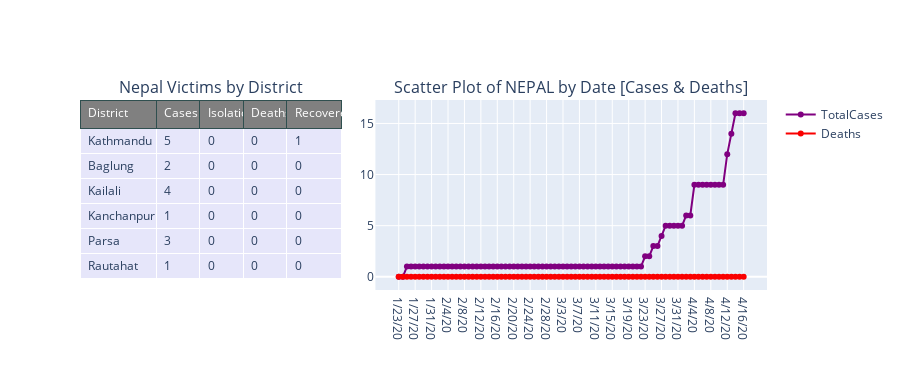

Source (notebook cell):
### Markdown cell above
# District & Municipality Victims of Nepal

### Code cell
#widget-table-final
#table of data
df2 = pd.read_csv('test_data_cases.csv')
df1 = df2[['district','cases','isolation','death','recovered']]
#graph
death_df = pd.read_csv('https://raw.githubusercontent.com/CSSEGISandData/COVID-19/master/csse_covid_19_data/csse_covid_19_time_series/time_series_covid19_deaths_global.csv')
confirmed_df = pd.read_csv('https://raw.githubusercontent.com/CSSEGISandData/COVID-19/master/csse_covid_19_data/csse_covid_19_time_series/time_series_covid19_confirmed_global.csv')
#column name lowercase
confirmed_df.columns = map(str.lower, confirmed_df.columns)
death_df.columns = map(str.lower, death_df.columns)

confirmed_df = confirmed_df.rename(columns={'province/state': 'state', 'country/region': 'country'})
death_df = death_df.rename(columns={'province/state': 'state', 'country/region': 'country'})


x_data=np.array(list(confirmed_df.iloc[:,5:].columns))
y_data_confirmed=np.sum(np.asarray(confirmed_df[confirmed_df['country']=="Nepal"].iloc[:,5:]), axis=0)
y_data_death=np.sum(np.asarray(death_df[death_df['country']=="Nepal"].iloc[:,5:]), axis=0)

#creating subplots
fig = make_subplots(
    rows=2, cols=2,column_widths=[0.4, 0.6],horizontal_spacing=0.05,vertical_spacing=0.10,
    specs=[[{"type":"table","rowspan":2},{"rowspan": 2}],
          [{"type":"table"},None]], 
    subplot_titles=("Nepal Victims by District","Scatter Plot of NEPAL by Date [Cases & Deaths]")
)
fig.add_trace(
    go.Table(
        columnwidth = [35,20,20,20,25],
        header=dict(
            values=["District", "Cases", "Isolation",
                    "Deaths", "Recovered"],
            line_color='darkslategray',
            fill_color='grey',
            font=dict(color='white', size=12),
            align="left"
        ),
        cells=dict(
            values=[df1[k].tolist() for k in df1.columns[0:]],fill_color='lavender',
            font=dict(size=12),
            height=25,
            align = "left")
    ),
    row=1, col=1
)
fig.append_trace(go.Scatter(
    y=y_data_confirmed, x=x_data,
    mode='lines+markers',
    line_color='rgb(128, 0, 128)',
    name='TotalCases',
), 1, 2)
fig.append_trace(go.Scatter(
    y=y_data_death, x=x_data,
    mode='lines+markers',
    line_color='rgb(0.98,0.00,0.00)',
    name='Deaths',
), 1, 2)

fig.update_layout(
    height=400,
    showlegend=False,    
)

fig.show()

### Figure 1 — Plotly figure (JSON) as saved in the notebook; plotly's stock layout.template omitted (floating-point values rounded to 4 significant figures)
{"data": [{"cells": {"align": "left", "fill": {"color": "lavender"}, "font": {"size": 12}, "height": 25, "values": [["Kathmandu", "Baglung", "Kailali", "Kanchanpur", "Parsa", "Rautahat"], [5, 2, 4, 1, 3, 1], [0, 0, 0, 0, 0, 0], [0, 0, 0, 0, 0, 0], [1, 0, 0, 0, 0, 0]]}, "columnwidth": [35, 20, 20, 20, 25], "domain": {"x": [0, 0.38], "y": [0, 1]}, "header": {"align": "left", "fill": {"color": "grey"}, "font": {"color": "white", "size": 12}, "line": {"color": "darkslategray"}, "values": ["District", "Cases", "Isolation", "Deaths", "Recovered"]}, "type": "table"}, {"line": {"color": "rgb(128, 0, 128)"}, "mode": "lines+markers", "name": "TotalCases", "type": "scatter", "x": ["1/23/20", "1/24/20", "1/25/20", "1/26/20", "1/27/20", "1/28/20", "1/29/20", "1/30/20", "1/31/20", "2/1/20", "2/2/20", "2/3/20", "2/4/20", "2/5/20", "2/6/20", "2/7/20", "2/8/20", "2/9/20", "2/10/20", "2/11/20", "2/12/20", "2/13/20", "2/14/20", "2/15/20", "2/16/20", "2/17/20", "2/18/20", "2/19/20", "2/20/20", "2/21/20", "2/22/20", "2/23/20", "2/24/20", "2/25/20", "2/26/20", "2/27/20", "2/28/20", "2/29/20", "3/1/20", "3/2/20", "3/3/20", "3/4/20", "3/5/20", "3/6/20", "3/7/20", "3/8/20", "3/9/20", "3/10/20", "3/11/20", "3/12/20", "3/13/20", "3/14/20", "3/15/20", "3/16/20", "3/17/20", "3/18/20", "3/19/20", "3/20/20", "3/21/20", "3/22/20", "3/23/20", "3/24/20", "3/25/20", "3/26/20", "3/27/20", "3/28/20", "3/29/20", "3/30/20", "3/31/20", "4/1/20", "4/2/20", "4/3/20", "4/4/20", "4/5/20", "4/6/20", "4/7/20", "4/8/20", "4/9/20", "4/10/20", "4/11/20", "4/12/20", "4/13/20", "4/14/20", "4/15/20", "4/16/20"], "xaxis": "x", "y": [0, 0, 1, 1, 1, 1, 1, 1, 1, 1, 1, 1, 1, 1, 1, 1, 1, 1, 1, 1, 1, 1, 1, 1, 1, 1, 1, 1, 1, 1, 1, 1, 1, 1, 1, 1, 1, 1, 1, 1, 1, 1, 1, 1, 1, 1, 1, 1, 1, 1, 1, 1, 1, 1, 1, 1, 1, 1, 1, 1, 2, 2, 3, 3, 4, 5, 5, 5, 5, 5, 6, 6, 9, 9, 9, 9, 9, 9, 9, 9, 12, 14, 16, 16, 16], "yaxis": "y"}, {"line": {"color": "rgb(0.98,0.00,0.00)"}, "mode": "lines+markers", "name": "Deaths", "type": "scatter", "x": ["1/23/20", "1/24/20", "1/25/20", "1/26/20", "1/27/20", "1/28/20", "1/29/20", "1/30/20", "1/31/20", "2/1/20", "2/2/20", "2/3/20", "2/4/20", "2/5/20", "2/6/20", "2/7/20", "2/8/20", "2/9/20", "2/10/20", "2/11/20", "2/12/20", "2/13/20", "2/14/20", "2/15/20", "2/16/20", "2/17/20", "2/18/20", "2/19/20", "2/20/20", "2/21/20", "2/22/20", "2/23/20", "2/24/20", "2/25/20", "2/26/20", "2/27/20", "2/28/20", "2/29/20", "3/1/20", "3/2/20", "3/3/20", "3/4/20", "3/5/20", "3/6/20", "3/7/20", "3/8/20", "3/9/20", "3/10/20", "3/11/20", "3/12/20", "3/13/20", "3/14/20", "3/15/20", "3/16/20", "3/17/20", "3/18/20", "3/19/20", "3/20/20", "3/21/20", "3/22/20", "3/23/20", "3/24/20", "3/25/20", "3/26/20", "3/27/20", "3/28/20", "3/29/20", "3/30/20", "3/31/20", "4/1/20", "4/2/20", "4/3/20", "4/4/20", "4/5/20", "4/6/20", "4/7/20", "4/8/20", "4/9/20", "4/10/20", "4/11/20", "4/12/20", "4/13/20", "4/14/20", "4/15/20", "4/16/20"], "xaxis": "x", "y": [0, 0, 0, 0, 0, 0, 0, 0, 0, 0, 0, 0, 0, 0, 0, 0, 0, 0, 0, 0, 0, 0, 0, 0, 0, 0, 0, 0, 0, 0, 0, 0, 0, 0, 0, 0, 0, 0, 0, 0, 0, 0, 0, 0, 0, 0, 0, 0, 0, 0, 0, 0, 0, 0, 0, 0, 0, 0, 0, 0, 0, 0, 0, 0, 0, 0, 0, 0, 0, 0, 0, 0, 0, 0, 0, 0, 0, 0, 0, 0, 0, 0, 0, 0, 0], "yaxis": "y"}], "layout": {"annotations": [{"font": {"size": 16}, "showarrow": false, "text": "Nepal Victims by District", "x": 0.19, "xanchor": "center", "xref": "paper", "y": 1, "yanchor": "bottom", "yref": "paper"}, {"font": {"size": 16}, "showarrow": false, "text": "Scatter Plot of NEPAL by Date [Cases & Deaths]", "x": 0.715, "xanchor": "center", "xref": "paper", "y": 1, "yanchor": "bottom", "yref": "paper"}], "height": 370, "showlegend": true, "xaxis": {"anchor": "y", "domain": [0.43, 1]}, "yaxis": {"anchor": "x", "domain": [0, 1]}}}
